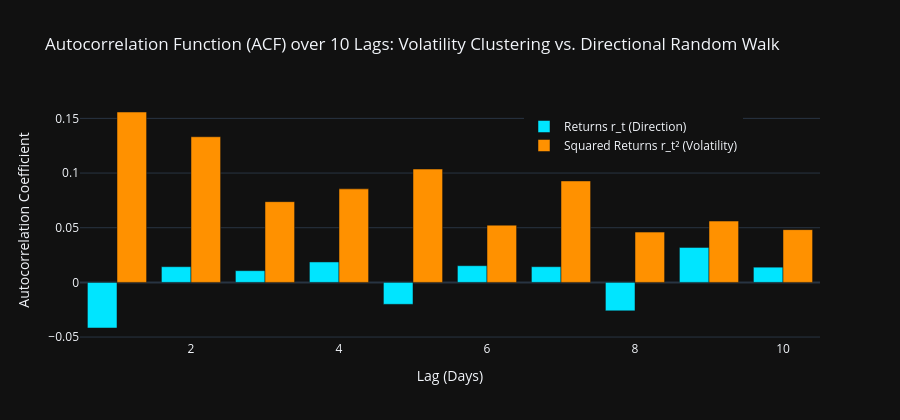

Here is the notebook cell this chart was saved with:
### Markdown cell above
## 7. Financial Stylized Facts: Autocorrelation (ACF) & Volatility Clustering

We evaluate the autocorrelation function over 10 daily lags for:
1. **Raw Returns $r_t$:** Mean autocorrelation $\approx 0$ (random walk / efficient market hypothesis).
2. **Squared Returns $r_t^2$:** High, persistent autocorrelation ($+0.156$ at lag 1), proving **volatility clustering** and motivating the need for dynamic GNN memory.

### Code cell
acf_r = pd.DataFrame({a: acf(ret_active[a], nlags=10, fft=True)[1:] for a in asset_names}).mean(axis=1)
acf_v = pd.DataFrame({a: acf(ret_active[a]**2, nlags=10, fft=True)[1:] for a in asset_names}).mean(axis=1)

lags = list(range(1, 11))
fig_acf = go.Figure([
    go.Bar(x=lags, y=acf_r.values, name="Returns r_t (Direction)", marker=dict(color="#00e5ff")),
    go.Bar(x=lags, y=acf_v.values, name="Squared Returns r_t² (Volatility)", marker=dict(color="#ff9100"))
])

fig_acf.update_layout(
    barmode="group",
    title="Autocorrelation Function (ACF) over 10 Lags: Volatility Clustering vs. Directional Random Walk",
    xaxis_title="Lag (Days)",
    yaxis_title="Autocorrelation Coefficient",
    height=420,
    legend=dict(x=0.60, y=0.95)
)
fig_acf.show()

print(f"Average Lag-1 ACF (Direction):  {acf_r.iloc[0]:+.4f} (Near-zero: unforecastable drift)")
print(f"Average Lag-1 ACF (Volatility): {acf_v.iloc[0]:+.4f} (Strong persistence: volatility regimes cluster)")

### Figure 1 — Plotly figure (JSON) as saved in the notebook; plotly's stock layout.template omitted (floating-point values rounded to 4 significant figures)
{"data": [{"marker": {"color": "#00e5ff"}, "name": "Returns r_t (Direction)", "type": "bar", "x": [1, 2, 3, 4, 5, 6, 7, 8, 9, 10], "y": [-0.04173, 0.01435, 0.01072, 0.01869, -0.02009, 0.01526, 0.01435, -0.02601, 0.032, 0.01391]}, {"marker": {"color": "#ff9100"}, "name": "Squared Returns r_t² (Volatility)", "type": "bar", "x": [1, 2, 3, 4, 5, 6, 7, 8, 9, 10], "y": [0.1558, 0.1332, 0.07384, 0.08553, 0.1037, 0.05235, 0.0928, 0.04599, 0.05609, 0.04825]}], "layout": {"barmode": "group", "height": 420, "legend": {"x": 0.6, "y": 0.95}, "title": {"text": "Autocorrelation Function (ACF) over 10 Lags: Volatility Clustering vs. Directional Random Walk"}, "xaxis": {"title": {"text": "Lag (Days)"}}, "yaxis": {"title": {"text": "Autocorrelation Coefficient"}}}}
